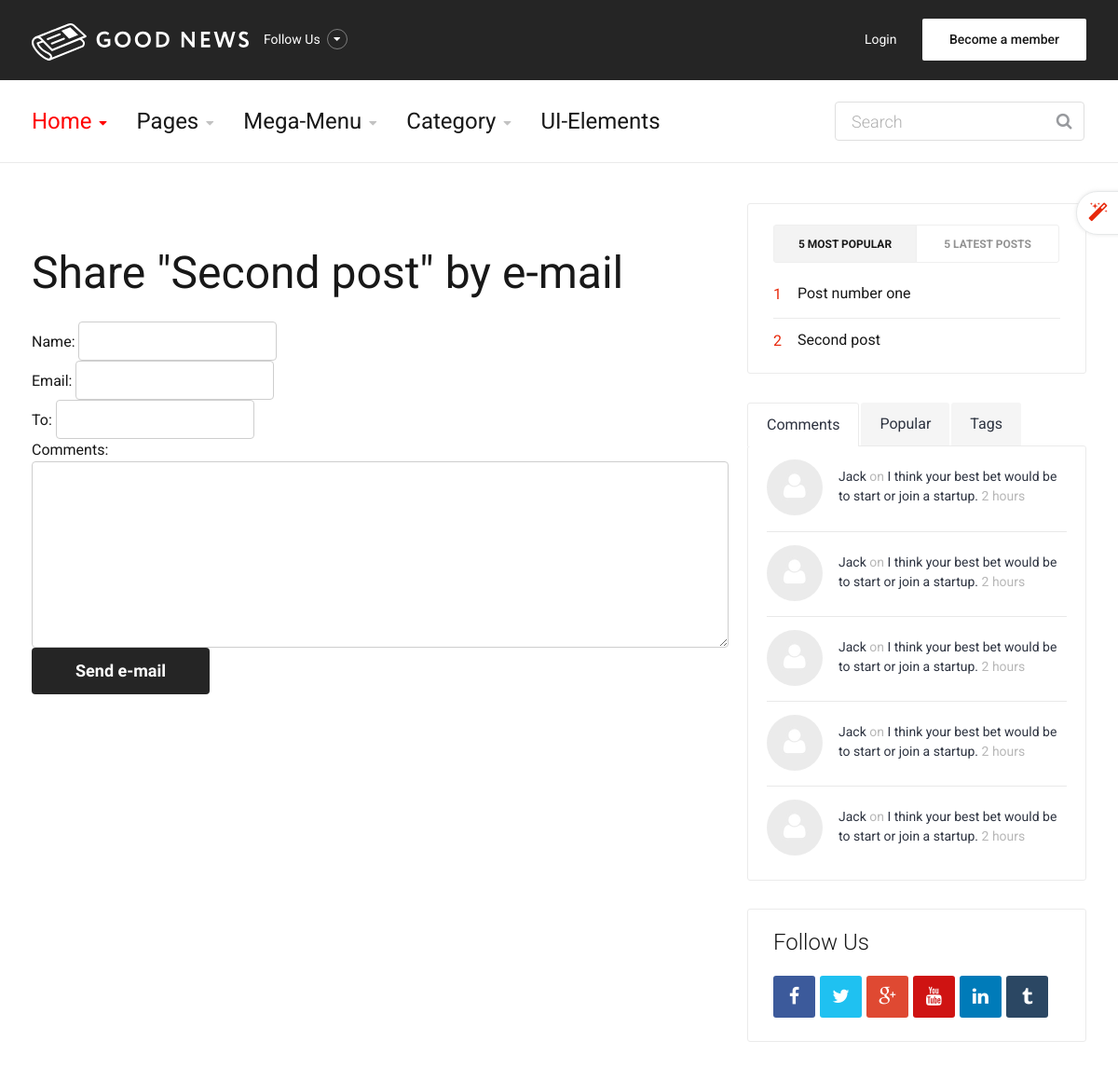
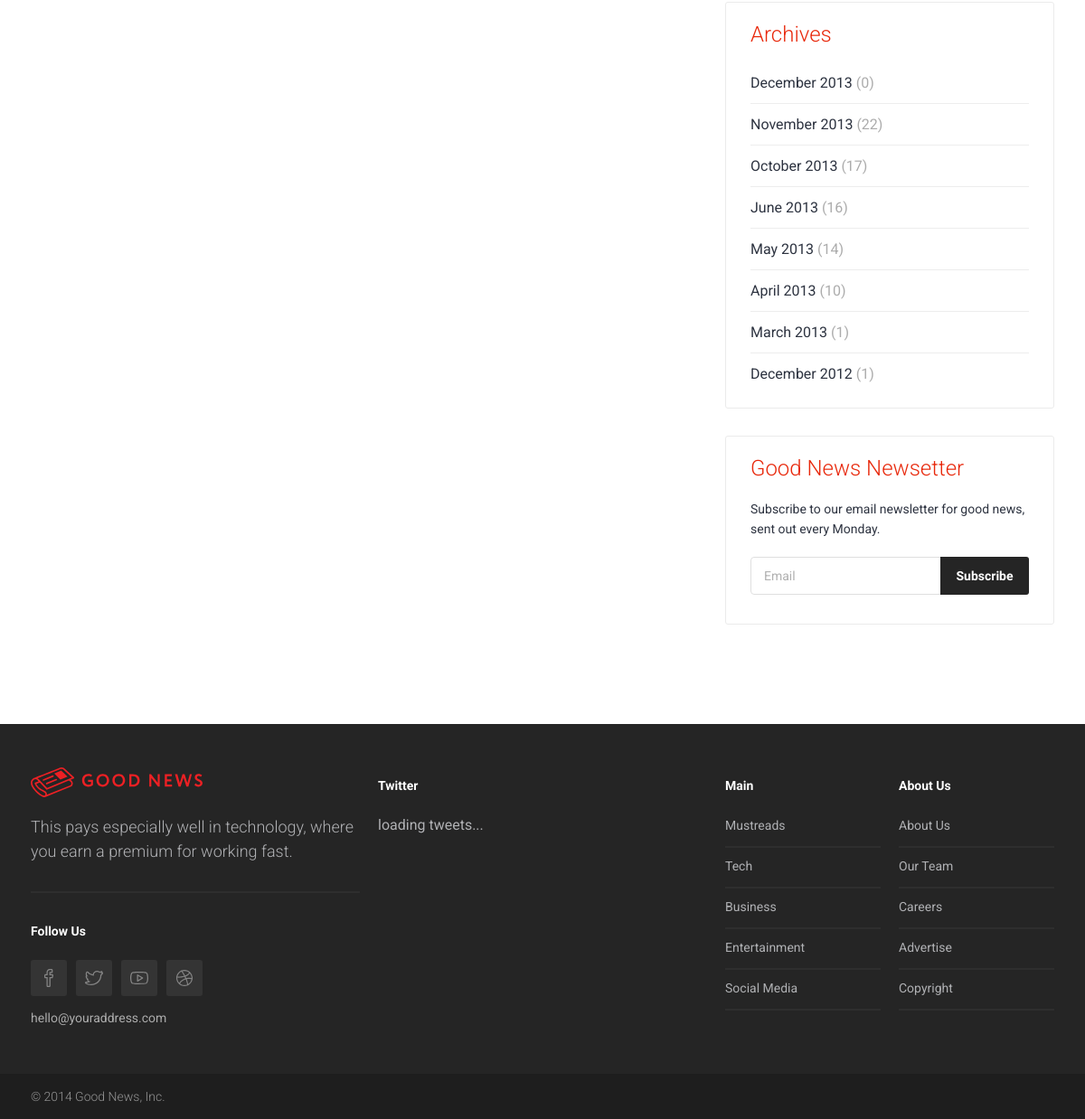
/blog/2/share/, run on the app's committed database (2 pictures, top to bottom).
### blog/models.py (models this page shows, shortened)
class Post(models.Model):
	STATUS_CHOICES = (
		('draft', 'Draft'),
		('published', 'Published'),
	)
	title = models.CharField(max_length=250)   # заголовок статьи
	slug = models.SlugField(max_length=250, unique_for_date='publish')   # формирования URL-ов в виде букв и цифр для улучшения распознавания поисковой системой
	author = models.ForeignKey(User, on_delete=models.CASCADE, related_name='blog_posts')   # автор публикации
	body = models.TextField()   # сама статья
	publish = models.DateTimeField(default=timezone.now)   # время когда опубликовано
	created = models.DateTimeField(auto_now_add=True)   # время создания
	updated = models.DateTimeField(auto_now=True)   # время редактирования
	status = models.CharField(max_length=10, choices=STATUS_CHOICES, default='draft')  # статус блога (например "опубликовано")
	objects = models.Manager()  # Менеджер по умолчанию
	published = PublishedManager()  # Новый менеджер
	tags = TaggableManager()
	class Meta:
		ordering = ('-publish',)  # сортировка статей по дате публикация (по убыванию)
	def get_absolute_url(self):
		return reverse('blog:post_detail', args=[self.publish.year, self.publish.month, self.publish.day, self.slug])

### blog/views.py (the view)
# urls.py: path('<int:post_id>/share/', views.post_share, name='post_share'),
def post_share(request, post_id):
	post = get_object_or_404(Post, id=post_id, status='published')
	sent = False
	if request.method == 'POST':
		form = EmailPostForm(request.POST)
		if form.is_valid():
			cd = form.cleaned_data
			post_url = request.build_absolute_uri(post.get_absolute_url())
			subject = '{} ({}) recommends you reading "{}"'.format(cd['name'], cd['email'], post.title)
			message = 'Read "{}" at {}\n\n{}\'s comments: {}'.format(post.title, post_url, cd['name'], cd['comments'])
			send_mail(subject, message, 'murloc.helper@gmail.com', [cd['to']])
			sent = True
			return render(request, 'blog/post/share.html', {'post': post, 'form': form, 'sent': sent})
	else:
		form = EmailPostForm() # Сохраняем форму
		return render(request, 'blog/post/share.html', {'post': post, 'form': form, 'sent': sent})

### blog/forms.py
class EmailPostForm(forms.Form):
	name = forms.CharField(max_length=25)
	email = forms.EmailField()
	to = forms.EmailField()
	comments = forms.CharField(required=False,widget=forms.Textarea)

### blog/models.py (called while the page is built)
	def get_queryset(self):
		return super().get_queryset().filter(status='published')

### blog/templatetags/blog_tags.py (called while the page is built)
@register.inclusion_tag('blog/post/latest_posts.html')
def show_latest_posts(count=5):
	latest_posts = Post.published.order_by('-publish')[:count]
	return {'latest_posts': latest_posts}

@register.simple_tag
def get_most_commented_posts(count=5):
	return Post.published.annotate(total_comments=Count('comments')).order_by('total_comments')[:count]

### blog/templates/blog/post/share.html (shortened to what this page needs)
{% extends "blog/base.html" %}
{% block content %}
 	{% if sent %}
 		<h1>E-mail successfully sent</h1>
 		<p>"{{ post.title }}" was successfully sent to {{ form.cleaned_data.to }}.</p>
 	{% else %}
 		<h1>Share "{{ post.title }}" by e-mail</h1>
 		<form action="." method="post">
 			{{ form.as_p }}
 			<input type="submit" value="Send e-mail" />
 		</form>
 	{% endif %}
{% endblock %}

### blog/templates/blog/base.html (shortened to what this page needs)
<!DOCTYPE html>
{% load blog_tags %}
{% load static %}
<head>
	<link rel="stylesheet" type="text/css" href="{% static 'css/bootstrap.css' %}" >
	<link rel="stylesheet" type="text/css" href="{% static 'css/style.css' %}">
    <link rel="stylesheet" type="text/css" href="{% static 'css/colors/color1.css' %}">
	<link rel="stylesheet" type="text/css" href="{% static 'css/animate.css' %}">
</head>
<body>
   	<header id="header" class="header">
	   	<div class="top-wrap">
			<div class="container">
				<div class="row">
					<div class="col-md-6">
		              	<div id="logo" class="logo">
							<a href="index.html" rel="home" title="home">
								<img src="{% static 'images/logo.svg' %}" alt="Good News" />
							</a>
		            	</div>
		            	<div class="follow-us">
			            	<div class="follow-title">
			            		Follow Us
			            	</div>
		            	</div>
		            </div>
		            <div class="col-md-6">
		            	<div class="member-area">
		            		<span class="login-popup"><a href="#login-modal">Login</a></span>
		            		<span class="signup-popup"><a href="#signup-modal">Become a member</a></span>
		            	</div>
		            </div>
	            </div>
	         </div>
	   	</div>
		<div class="header-wrap">
		 <div class="container">
		    <div class="row">
				<div class="col-md-9">
					<nav id="mainnav" class="mainnav">
						<ul class="menu">
							<li class="has-children"><a class="active" href="index-2.html">Home</a>
							</li>
							<li class="has-children"><a href="#">Pages</a>
							</li>
							<li class="gn-mega-menu"><a href="category.html">Mega-Menu</a>
							</li>
							<li class="has-children"><a href="category.html">Category</a>
							</li>
							<li><a href="ui-elements.html">UI-Elements</a></li>
						</ul>
					</nav>
				</div>
				<div class="col-md-3">
					<div class="search-wrap">
						<form action="#" id="searchform" class="search-form" method="get" role="search">
							<input type="text" id="s" placeholder="Search" class="search-field">
							<input type="submit" value="&#xf002;" id="searchsubmit" class="search-submit">
						</form>
					</div>
				</div>
		    </div>
		 </div>
		</div>
	</header>
	<section id="main" class="category-page">
		<div class="container">
			<div class="row">
				<div class="col-md-8">
					<div class="post-wrap">
						<article class="post">
							<div class="content">
								{% block content %}{% endblock content %}
							</div>
						</article>
					</div>
				</div>
				<div class="col-md-4">
					<div class="sidebar-widget-1">
						<div class="widget widget-tabs2">
							<div class="tabs style2">
								<ul class="menu-tab">
									<li class="active"><a href="#">5 Most Popular</a></li>
								   	<li><a href="#">5 Latest Posts</a></li>
								</ul>
								<div class="content-tab">
								   	<div class="content">
										{% get_most_commented_posts as most_commented_posts %}
											<ul class="most-popular">
												{% for post in most_commented_posts %}
													<li>
														<div class="order">{{ post.id }}</div>
														<p><a href="{{ post.get_absolute_url }}">{{ post.title }}</a></p>
													</li>
												{% endfor %}
											</ul>
								   	</div>
								</div>
							</div>
						</div>
						<div class="widget widget-tabs">
							<div class="tabs">
								<ul class="menu-tab">
									<li class="active"><a href="#">Comments</a></li>
								   	<li><a href="#">Popular</a></li>
								   	<li><a href="#">Tags</a></li>
								</ul>
								<div class="content-tab">
								   	<div class="content">
										<ul class="comments">
											<li>
												<div class="avatar">
													<a href="#"><img src="{% static 'images/user.jpg' %}" alt="image"></a>
												</div>
												<p><a href="#">Jack</a> on <a href="#">I think your best bet would be to start or join a startup.</a> 2 hours</p>
											</li>
											<li>
												<div class="avatar">
													<a href="#"><img src="{% static 'images/user.jpg' %}" alt="image"></a>
												</div>
												<p><a href="#">Jack</a> on <a href="#">I think your best bet would be to start or join a startup.</a> 2 hours</p>
											</li>
											<li>
												<div class="avatar">
													<a href="#"><img src="{% static 'images/user.jpg' %}" alt="image"></a>
												</div>
												<p><a href="#">Jack</a> on <a href="#">I think your best bet would be to start or join a startup.</a> 2 hours</p>
											</li>
											<li>
												<div class="avatar">
													<a href="#"><img src="{% static 'images/user.jpg' %}" alt="image"></a>
												</div>
												<p><a href="#">Jack</a> on <a href="#">I think your best bet would be to start or join a startup.</a> 2 hours</p>
											</li>
											<li>
												<div class="avatar">
													<a href="#"><img src="{% static 'images/user.jpg' %}" alt="image"></a>
												</div>
												<p><a href="#">Jack</a> on <a href="#">I think your best bet would be to start or join a startup.</a> 2 hours</p>
											</li>
										</ul>
								   	</div>
								</div>
							</div>
						</div>
						<div class="widget widget-follow-us">
							<h5 class="widget-title text-dark">Follow Us</h5>
							<div class="socials">
								<a class="facebook" href="#"><i class="fa fa-facebook"></i></a>
								<a class="twitter" href="#"><i class="fa fa-twitter"></i></a>
								<a class="google" href="#"><i class="fa fa-google-plus"></i></a>
								<a class="youtube" href="#"><i class="fa fa-youtube"></i></a>
								<a class="linkedin" href="#"><i class="fa fa-linkedin"></i></a>
								<a class="tumblr" href="#"><i class="fa fa-tumblr"></i></a>
							</div>
						</div>
						<div class="widget widget-categories">
							<h5 class="widget-title">Archives</h5>
							<ul class="cat-list">
								<li><a href="#">December 2013 <span>(0)</span></a></li>
								<li><a href="#">November 2013 <span>(22)</span></a></li>
								<li><a href="#">October 2013 <span>(17)</span></a></li>
								<li><a href="#">June 2013 <span>(16)</span></a></li>
								<li><a href="#">May 2013 <span>(14)</span></a></li>
								<li><a href="#">April 2013 <span>(10)</span></a></li>
								<li><a href="#">March 2013 <span>(1)</span></a></li>
								<li><a href="#">December 2012 <span>(1)</span></a></li>
							</ul>
						</div>
						<div class="widget widget-subscribe">
							<h5 class="widget-title">Good News Newsetter</h5>
							<p>Subscribe to our email newsletter for good news, sent out every Monday.</p>
							<form method="post" action="#" id="subscribe-form" data-mailchimp="true">
								<div id="subscribe-content">
									<div class="input">
									   <input type="text" id="subscribe-email" name="subscribe-email" placeholder="Email">
									</div>
									<div class="button">
									   <button type="button" id="subscribe-button" class="" title="Subscribe now">Subscribe</button>
									</div>
								</div>
							</form>
						</div>
					</div>
				</div>
			</div>
		</div>
	</section>
	<footer id="footer">
		<div class="footer-widgets">
			<div class="container">
				<div class="row">
					<div class="col-md-4">
						<div class="widget widget-brand">
							<div class="logo logo-footer">
								<a href="#"><img src="{% static 'images/logo-footer.svg' %}" alt="Good News"></a>
							</div>
							<p>This pays especially well in technology, where you earn a premium for working fast.</p>
						</div>
						<div class="widget widget-social">
							<h5 class="widget-title">Follow Us</h5>
							<div class="social-list">
								<a href="#"><img src="{% static 'images/facebook.svg' %}" alt="image"></a>
								<a href="#"><img src="{% static 'images/twitter.svg' %}" alt="image"></a>
								<a href="#"><img src="{% static 'images/youtube.svg' %}" alt="image"></a>
								<a href="#"><img src="{% static 'images/dribbble.svg' %}" alt="image"></a>
							</div>
							<a class="email" href="#">hello@youraddress.com</a>
						</div>
					</div>
					<div class="col-md-4">
						<div class="widget widget-twitter">
							<h5 class="widget-title">Twitter</h5>
							<div class="latest-tweets" data-number="3" data-username="envato" data-modpath="twitter/index.html"></div>
						</div>
					</div>
					<div class="col-md-2">
						<div class="widget widget-list">
							<h5 class="widget-title">Main</h5>
							<ul class="links-list">
								<li><a href="#">Mustreads</a></li>
								<li><a href="#">Tech</a></li>
								<li><a href="#">Business</a></li>
								<li><a href="#">Entertainment</a></li>
								<li><a href="#">Social Media</a></li>
							</ul>
						</div>
					</div>
					<div class="col-md-2">
						<div class="widget widget-list">
							<h5 class="widget-title">About Us</h5>
							<ul class="links-list">
								<li><a href="#">About Us</a></li>
								<li><a href="#">Our Team</a></li>
								<li><a href="#">Careers </a></li>
								<li><a href="#">Advertise</a></li>
								<li><a href="#">Copyright</a></li>
							</ul>
						</div>
					</div>
				</div>
			</div>
		</div>
		<div class="footer-copyright">
			<div class="container">
				<div class="row">
					<div class="col-md-12">
						&copy; 2014 Good News, Inc.
					</div>
				</div>
			</div>
		</div>
	</footer>
</body>
</html>

### blog/static/css/colors/color1.css (style rules this page uses)
a, a:hover, a:active, #mainnav ul.sub-menu > li > a:hover, #mainnav > ul > li > ul > li.active > a, #mainnav ul.sub-menu > li.has-children > a:hover:after, #mainnav li.gn-mega-menu .mega-item-wrap .mega-item h5 a:hover, #mainnav li.gn-mega-menu .nav-mega-item a:hover, #mainnav-mobi .social-mobi a:hover, .member-area .options li a:hover, .activity span a:hover, .activity span.comment a:hover:before, .banner .banner-items h4 a:hover, .sidebar-widget-1 .widget-title, .widget-most-popular .order, .most-popular .order, .widget-categories li a:hover, .comments-list .comment-head a:hover, .go-top:hover, .switcher-container span a, .toggle .toggle-title.active:before, .navigation-panel .close-nav:hover, .navigation-panel .close-nav:hover, .contact-page .contact-social li:hover i, .about-page .about-links li a:hover { color: #e8280b; }
button, input[type="button"], input[type="reset"], input[type="submit"], #mainnav-mobi > ul > li.menu-addon span.signup-link a, .top-wrap, .toggle-panel, .elements-box.red, .tabs .tags a:hover, .posts .load-comment a, .gn-button, .dropdown li:hover, .error-wrap #searchsubmit, .tabs.style2 .content-tab.scroll li:hover:before, .about-page .about-twitter .follow-us, .flex-control-nav li a.flex-active { background-color: #252525; }
#mainnav > ul > li > a:hover, #mainnav > ul > li > a.active, #mainnav > ul > li.has-children > a:hover:after, #mainnav > ul > li.has-children > a.active:after, #mainnav > ul > li.gn-mega-menu > a:hover:after, .trending-posts .post h3 a:hover, .widget-recent .content a:hover, .tabs .comments p a:hover, .tabs .pop-posts .text a:hover, .footer-widgets .widget-social .email:hover, .footer-widgets .widget-twitter li a:hover, .footer-widgets .widget-list li a:hover, .widget-most-popular li a:hover, .most-popular li a:hover, .tabs.style2 .content-tab.scroll li:hover:before { color: #ff0202; }

### data on the page
Post: title "Second post", id "2"
Post: id "1", title "Post number one"
